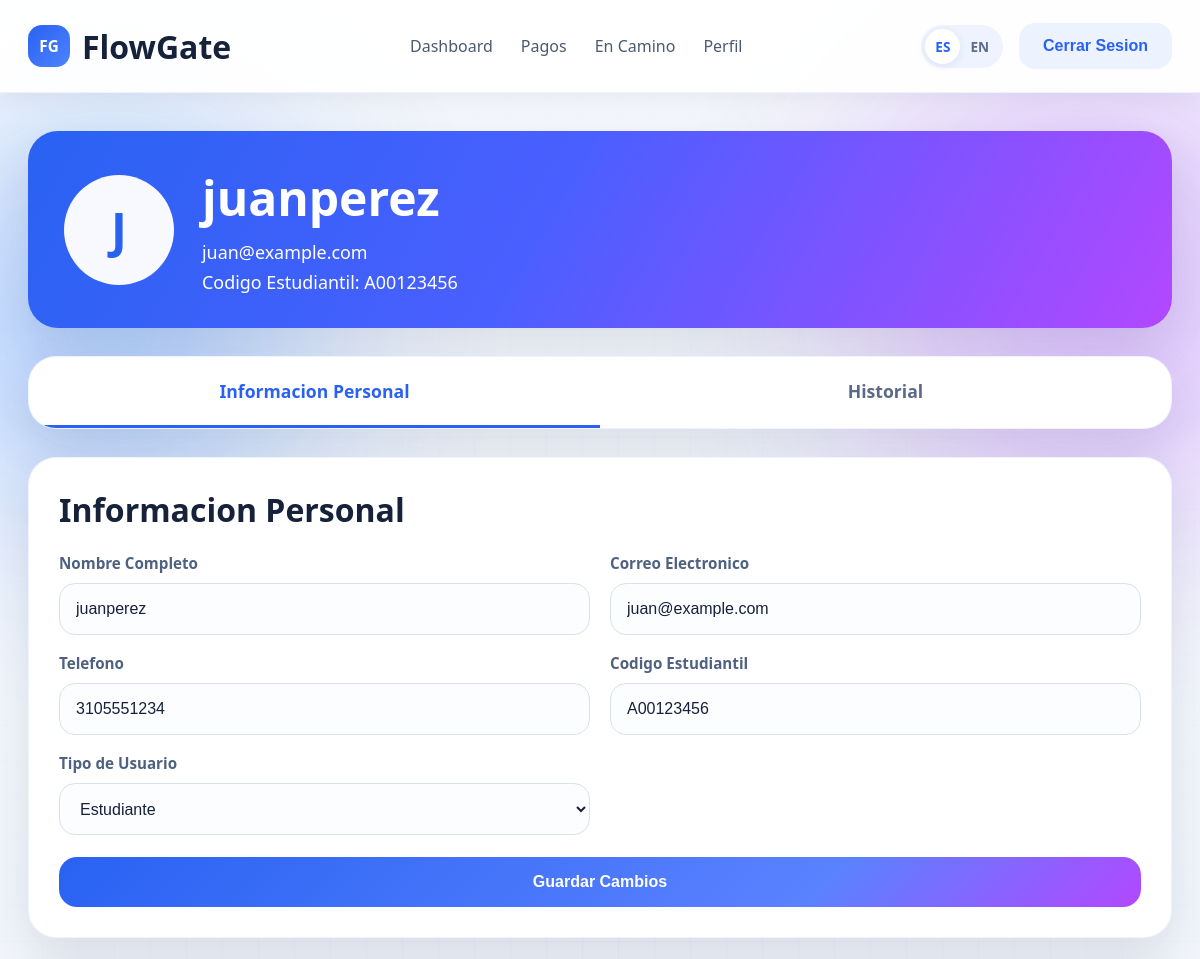
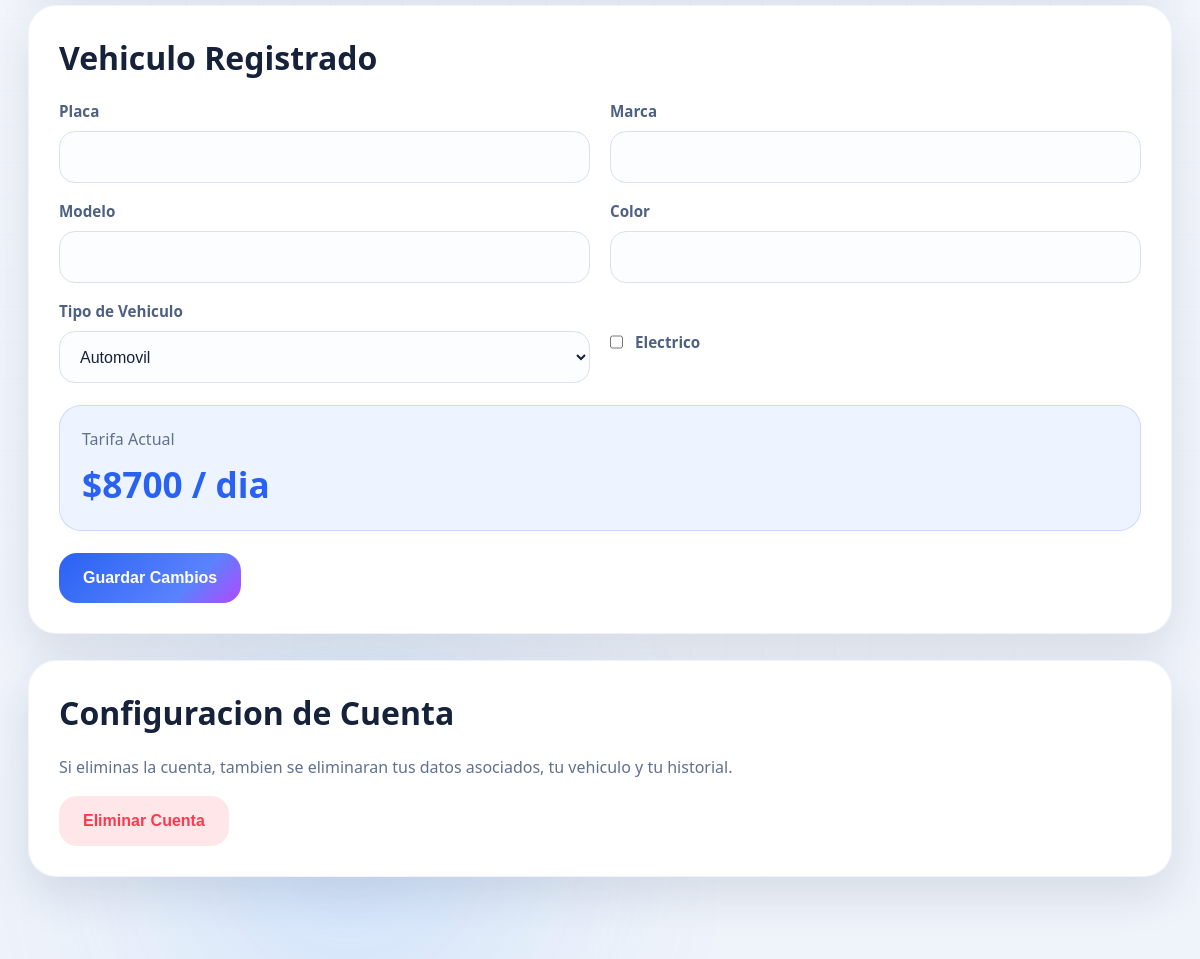
/profile/ (signed in), run on the app's committed database (2 pictures, top to bottom).
### parqueadero/models.py (models this page shows, shortened)
class PerfilUsuario(models.Model):
    TIPO_USUARIO_CHOICES = [
        ('estudiante', 'Estudiante'),
        ('profesor', 'Profesor'),
        ('trabajador', 'Trabajador'),
    ]
    user = models.OneToOneField(User, on_delete=models.CASCADE)
    telefono = models.CharField(max_length=20, blank=True)
    codigo_estudiantil = models.CharField(max_length=50, blank=True)
    tipo_usuario = models.CharField(max_length=20, choices=TIPO_USUARIO_CHOICES, default='estudiante')

### parqueadero/views/profile.py (the view, shortened to what this page needs)
# urls.py: path("profile/", views.profile, name="profile"),
@login_required(login_url="login_view")
def profile(request):
    lang = get_lang(request)
    user = request.user
    perfil, _ = PerfilUsuario.objects.get_or_create(user=user)
    vehiculo = Vehiculo.objects.filter(usuario=perfil).first()
    active_tab = request.GET.get("tab", "info")
    historial = Historial.objects.filter(usuario=perfil)[:8]
    full_name = f"{user.first_name} {user.last_name}".strip() or user.username
    code_labels = {
        "profesor": TRANSLATIONS[lang]["teacher_code"],
        "trabajador": TRANSLATIONS[lang]["worker_code"],
    }
    code_label = code_labels.get(perfil.tipo_usuario, TRANSLATIONS[lang]["student_code"])
    return render(
        request,
        "parqueadero/profile.html",
        {
            "perfil": perfil,
            "vehiculo": vehiculo,
            "historial": historial,
            "full_name": full_name,
            "code_label": code_label,
            "active_tab": active_tab,
            "lang": lang,
            "translations": TRANSLATIONS[lang],
        },
    )

### parqueadero/services/localization.py (called while the page is built)
def get_lang(request):
    lang = request.GET.get("lang", request.session.get("lang", "es"))
    if lang not in {"es", "en"}:
        lang = "es"
    request.session["lang"] = lang
    return lang

### parqueadero/templates/parqueadero/profile.html (shortened to what this page needs)
{% extends "parqueadero/base.html" %}
{% load static %}
{% block extra_css %}
<link rel="stylesheet" href="{% static 'parqueadero/css/profile.css' %}">
{% endblock %}
{% block content %}
<section class="profile-hero animate-in" data-animate="profile-hero">
    <div class="avatar-shell">{{ full_name|slice:":1"|upper }}</div>
    <div>
        <h1>{{ full_name }}</h1>
        <p>{{ user.email|default:"sin-correo@flowgate.app" }}</p>
        {% if not user.is_staff %}
            <span>{{ code_label }}: {{ perfil.codigo_estudiantil|default:"N/A" }}</span>
        {% endif %}
    </div>
</section>
<div class="tab-shell animate-in" data-animate="profile-tabs">
    <a href="{% url 'profile' %}?lang={{ lang }}&tab=info" class="tab-link {% if active_tab == 'info' %}active{% endif %}">{{ translations.personal_info }}</a>
    <a href="{% url 'profile' %}?lang={{ lang }}&tab=history" class="tab-link {% if active_tab == 'history' %}active{% endif %}">{{ translations.history }}</a>
</div>
{% if active_tab == "history" %}
    <section class="surface-card animate-in" data-animate="profile-history">
        <div class="section-row">
            <h2>{{ translations.history }}</h2>
        </div>
        {% if historial %}
            <div class="history-list">
                {% for registro in historial %}
                    <div class="history-item">
                        <div>
                            <strong>{{ registro.parqueadero.nombre }}</strong>
                            <p>{{ registro.fecha|date:"d/m/Y" }} · {{ registro.hora_entrada|time:"H:i" }}</p>
                        </div>
                        <div class="history-meta">
                            <span>{% if registro.entrada %}{{ registro.entrada.nombre }}{% else %}N/A{% endif %}</span>
                            <strong>{% if registro.costo == 0 %}{{ translations.free }}{% else %}${{ registro.costo|stringformat:",.0f" }}{% endif %}</strong>
                        </div>
                    </div>
                {% endfor %}
            </div>
        {% else %}
            <p class="empty-copy">No hay registros de historial todavia.</p>
        {% endif %}
    </section>
{% else %}
    <section class="surface-card animate-in" data-animate="profile-info">
        <div class="section-row">
            <h2>{{ translations.personal_info }}</h2>
        </div>
        <form method="post" class="profile-form">
            <div class="form-grid">
                <div class="form-group">
                    <label for="full_name">{{ translations.full_name }}</label>
                    <input type="text" id="full_name" name="full_name" value="{{ full_name }}" required>
                </div>
                <div class="form-group">
                    <label for="email">{{ translations.email }}</label>
                    <input type="email" id="email" name="email" value="{{ user.email }}">
                </div>
                <div class="form-group">
                    <label for="telefono">{{ translations.phone }}</label>
                    <input type="text" id="telefono" name="telefono" value="{{ perfil.telefono }}">
                </div>
                {% if not user.is_staff %}
                    <div class="form-group">
                        <label for="codigo_estudiantil" id="profile-code-label">{{ code_label }}</label>
                        <input type="text" id="codigo_estudiantil" name="codigo_estudiantil" value="{{ perfil.codigo_estudiantil }}">
                    </div>
                    <div class="form-group">
                        <label for="tipo_usuario">{{ translations.user_type }}</label>
                        <select id="tipo_usuario" name="tipo_usuario">
                            <option value="estudiante" {% if perfil.tipo_usuario == 'estudiante' %}selected{% endif %}>Estudiante</option>
                        </select>
                    </div>
                {% endif %}
            </div>
            <button type="submit" class="primary-action">{{ translations.save_changes }}</button>
        </form>
    </section>
    <section class="surface-card animate-in" data-animate="profile-vehicle">
        <div class="section-row">
            <h2>{{ translations.registered_vehicle }}</h2>
        </div>
        <form method="post" class="profile-form">
            <div class="form-grid">
                <div class="form-group">
                    <label for="placa">{{ translations.plate }}</label>
                    <input type="text" id="placa" name="placa" value="{% if vehiculo %}{{ vehiculo.placa }}{% endif %}" required>
                </div>
                <div class="form-group">
                    <label for="marca">{{ translations.brand }}</label>
                    <input type="text" id="marca" name="marca" value="{% if vehiculo %}{{ vehiculo.marca }}{% endif %}" required>
                </div>
                <div class="form-group">
                    <label for="modelo">{{ translations.model }}</label>
                    <input type="text" id="modelo" name="modelo" value="{% if vehiculo %}{{ vehiculo.modelo }}{% endif %}" required>
                </div>
                <div class="form-group">
                    <label for="color">{{ translations.color }}</label>
                    <input type="text" id="color" name="color" value="{% if vehiculo %}{{ vehiculo.color }}{% endif %}" required>
                </div>
                <div class="form-group">
                    <label for="tipo_vehiculo">{{ translations.vehicle_type }}</label>
                    <select id="tipo_vehiculo" name="tipo_vehiculo">
                        <option value="carro" {% if vehiculo and vehiculo.tipo_vehiculo == 'carro' %}selected{% endif %}>Automovil</option>
                    </select>
                </div>
                <div class="form-group switch-group">
                    <label class="checkbox-row" for="es_electrico">
                        <input type="checkbox" id="es_electrico" name="es_electrico" {% if vehiculo and vehiculo.es_electrico %}checked{% endif %}>
                        <span>{{ translations.electric }}</span>
                    </label>
                </div>
            </div>
            <div class="rate-preview">
                <span>{{ translations.current_rate }}</span>
                <strong>
                    {% if vehiculo %}
                        {% if vehiculo.precio_diario == 0 %}{{ translations.free }}{% else %}${{ vehiculo.precio_diario|stringformat:",.0f" }} / dia{% endif %}
                    {% else %}
                        $8700 / dia
                    {% endif %}
                </strong>
            </div>
            <div class="action-row">
                <button type="submit" class="primary-action">{{ translations.save_changes }}</button>
            </div>
        </form>
    </section>
    <section class="surface-card danger-zone animate-in" data-animate="profile-danger">
        <div class="section-row">
            <h2>{{ translations.account_settings }}</h2>
        </div>
        <p>Si eliminas la cuenta, tambien se eliminaran tus datos asociados, tu vehiculo y tu historial.</p>
        <form method="post">
            <button type="submit" class="danger-action" name="action" value="delete_account">{{ translations.delete_account }}</button>
        </form>
    </section>
{% endif %}
{% endblock %}

### parqueadero/static/parqueadero/css/base.css (style rules this page uses)
:root { --bg: #f4f7fb; --surface: #ffffff; --surface-soft: #f8faff; --text: #16213a; --muted: #60708f; --line: #d9e1ec; --primary: #2962f2; --purple: #b248ff; --warning: #f5b400; --danger: #ff384f; --success: #0bbb53; --shadow: 0 18px 45px rgba(29, 51, 84, 0.12); }
* { box-sizing: border-box; margin: 0; padding: 0; }
body { background: linear-gradient(180deg, #f5f8fc 0%, #eff3fa 100%); color: var(--text); font-family: "Segoe UI", Tahoma, Geneva, Verdana, sans-serif; min-height: 100vh; overflow-x: hidden; position: relative; }
a { color: inherit; text-decoration: none; }
.nav-button::before, .primary-action::before, .action-pill::before, .trip-button::before, .recharge-button::before { background: linear-gradient(90deg, transparent, rgba(255, 255, 255, 0.28), transparent); content: ""; inset: 0; pointer-events: none; position: absolute; transform: translateX(-120%); }
.page-shell > * { animation: fade-slide-up 0.45s ease both; }
.page-shell > *:nth-child(2) { animation-delay: 0.05s; }
.page-shell > *:nth-child(3) { animation-delay: 0.1s; }
.page-shell > *:nth-child(4) { animation-delay: 0.15s; }
.animate-in, .animate-stagger > *, .lift-card { will-change: transform, opacity; }
.surface-card, .surface-panel, .summary-card, .section-shell, .insight-card, .payments-tabs, .tab-shell { background: var(--surface); border: 1px solid rgba(41, 98, 242, 0.08); border-radius: 28px; box-shadow: var(--shadow); transition: transform 0.26s ease, box-shadow 0.26s ease, border-color 0.26s ease; }
.primary-action, .danger-action, .action-pill, .trip-button, .recharge-button { border: none; border-radius: 18px; cursor: pointer; font-size: 1rem; font-weight: 700; overflow: hidden; position: relative; transition: transform 0.2s ease, box-shadow 0.2s ease; }
.primary-action, .action-pill, .trip-button { background: linear-gradient(135deg, var(--primary), #5a82ff 70%, var(--purple)); color: #fff; }
.danger-action { background: rgba(255, 56, 79, 0.12); color: var(--danger); }
.form-group { display: grid; gap: 10px; }
label { color: #4f6181; font-size: 0.95rem; font-weight: 600; }
input, select { background: #fbfdff; border: 1px solid var(--line); border-radius: 16px; color: var(--text); font-size: 1rem; min-height: 52px; padding: 0 16px; transition: border-color 0.2s ease, box-shadow 0.2s ease, transform 0.2s ease, background-color 0.2s ease; width: 100%; }

### parqueadero/static/parqueadero/css/profile.css (style rules this page uses)
.profile-hero { align-items: center; background: linear-gradient(120deg, var(--primary), #4a5fff 45%, var(--purple)); border-radius: 30px; box-shadow: var(--shadow); color: #fff; display: flex; gap: 28px; margin-bottom: 28px; padding: 34px 36px; transition: transform 0.26s ease, box-shadow 0.26s ease; }
.avatar-shell { align-items: center; background: rgba(255, 255, 255, 0.96); border-radius: 50%; color: var(--primary); display: inline-flex; font-size: 3rem; font-weight: 900; height: 110px; justify-content: center; transition: transform 0.26s ease, box-shadow 0.26s ease; width: 110px; }
.profile-hero h1 { font-size: 3rem; margin-bottom: 10px; }
.profile-hero p, .profile-hero span { display: block; font-size: 1.12rem; margin-top: 6px; }
.tab-shell { display: grid; gap: 0; grid-template-columns: repeat(2, minmax(0, 1fr)); margin-bottom: 28px; overflow: hidden; }
.tab-link { color: #5a6987; font-size: 1.1rem; font-weight: 700; padding: 22px; text-align: center; transition: color 0.2s ease, background-color 0.2s ease; }
.tab-link.active { border-bottom: 3px solid var(--primary); color: var(--primary); }
.surface-card { margin-bottom: 26px; padding: 30px; }
.section-row { align-items: center; display: flex; justify-content: space-between; margin-bottom: 22px; }
.section-row h2 { font-size: 2rem; }
.profile-form { display: grid; gap: 22px; }
.form-grid { display: grid; gap: 18px 20px; grid-template-columns: repeat(2, minmax(0, 1fr)); }
.checkbox-row { align-items: center; display: flex; gap: 12px; min-height: 52px; }
.checkbox-row input { width: auto; }
.rate-preview { background: #eef4ff; border: 1px solid rgba(41, 98, 242, 0.18); border-radius: 22px; padding: 22px; transition: transform 0.2s ease, box-shadow 0.2s ease; }
.rate-preview span { color: var(--muted); display: block; }
.rate-preview strong { color: var(--primary); display: block; font-size: 2.2rem; margin-top: 10px; }
.action-row { display: flex; flex-wrap: wrap; gap: 14px; }
.primary-action, .danger-action { padding: 16px 24px; width: auto; }
.danger-zone p { color: var(--muted); margin-bottom: 18px; }

### data on the page
PerfilUsuario: codigo_estudiantil "A00123456", telefono "3105551234", tipo_usuario "Estudiante"

### other printed values
{{ translations.dashboard }} "Dashboard"
{{ translations.payments }} "Pagos"
{{ translations.on_the_way }} "En Camino"
{{ translations.profile }} "Perfil"
{{ translations.logout }} "Cerrar Sesion"
{{ full_name|slice:":1"|upper }} "J"
{{ full_name }} "juanperez"
{{ user.email|default:"sin-correo@flowgate.app" }} "juan@example.com"
{{ code_label }} "Codigo Estudiantil"
{{ translations.personal_info }} "Informacion Personal"
{{ translations.history }} "Historial"
{{ translations.full_name }} "Nombre Completo"
{{ translations.email }} "Correo Electronico"
{{ translations.phone }} "Telefono"
{{ translations.user_type }} "Tipo de Usuario"
